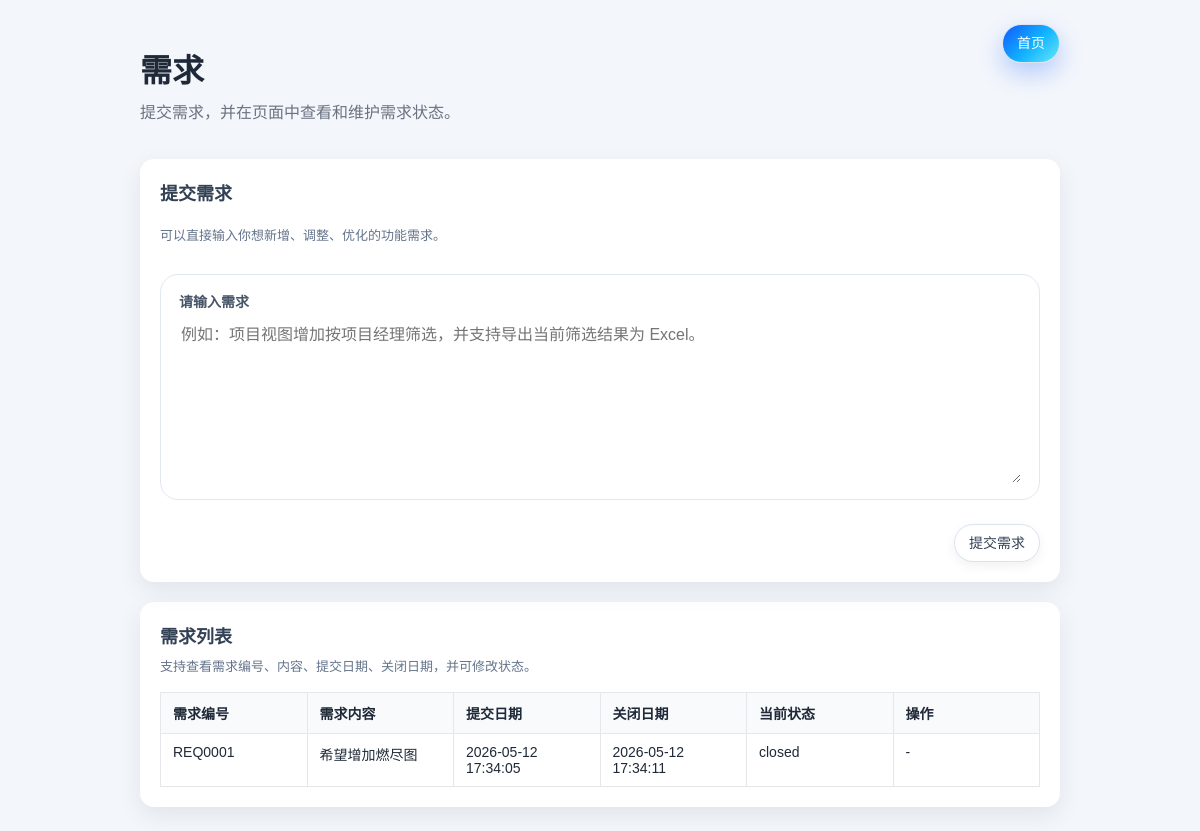
Page /requirements on the committed database.
### tables this page shows
CREATE TABLE requirements (id INTEGER PRIMARY KEY AUTOINCREMENT, requirement_code TEXT, requirement_content TEXT NOT NULL, submit_date TEXT NOT NULL, close_date TEXT, status TEXT NOT NULL DEFAULT 'open', submitter TEXT);

### src/app.py (the view, shortened to what this page needs)
@app.route('/requirements', methods=['GET', 'POST'])
@login_required
def requirements_page():
    denied = require_feature('submit_requirement', '当前账号不能提交需求') if request.method == 'POST' else None
    if denied:
        return denied
    example_text = "示例：项目视图增加按项目经理筛选，并支持导出当前筛选结果为 Excel。"
    with get_conn() as conn:
        rows = conn.execute(
            "SELECT id, requirement_code, requirement_content, submit_date, close_date, status, submitter FROM requirements ORDER BY id DESC"
        ).fetchall()
    requirements = [dict(row) for row in rows]
    return render_template(
        'requirements.html',
        branding=get_branding(),
        example_text=example_text,
        **build_auth_context(),
        requirements=requirements,
    )

### src/app.py (called while the page is built, shortened)
@app.context_processor
def inject_template_helpers():
    return {
        'milestone_image_url': milestone_image_url,
    }

def get_branding():
    home_title = os.getenv("RELEASEPLAN_HOME_TITLE", "作战平台")
    browser_title = os.getenv("RELEASEPLAN_BROWSER_TITLE", "作战平台")
    roadmap_browser_title = os.getenv("RELEASEPLAN_ROADMAP_BROWSER_TITLE", "关键特性视图")
    theme = os.getenv("RELEASEPLAN_THEME", "ios-light")
    return {
        "home_title": home_title,
        "browser_title": browser_title,
        "roadmap_browser_title": roadmap_browser_title,
        "theme": theme,
    }

def default_feature_flags(role):
    role = normalize_permission_role(role)
    if role == 'admin':
        return {key: True for key in FEATURE_KEYS}
    return {
        'view_system': False,
        'manage_permissions': False,
        'manage_backup': False,
        'submit_requirement': True,
        'manage_requirement_status': False,
        'manage_projects': False,
        'manage_features': False,
        'manage_service_resources': False,
        'import_export_data': True,
    }

def normalize_permission_role(role_text):
    role = (role_text or '').strip().lower()
    return 'admin' if role == 'admin' else 'guest'

def oauth_enabled():
    return os.getenv("RELEASEPLAN_OAUTH_ENABLED", "false").lower() == "true"

def local_admin_enabled():
    admin_username = (os.getenv('RELEASEPLAN_LOCAL_ADMIN_USERNAME') or '').strip()
    admin_password = (os.getenv('RELEASEPLAN_LOCAL_ADMIN_PASSWORD') or '').strip()
    guest_username = (os.getenv('RELEASEPLAN_LOCAL_GUEST_USERNAME') or '').strip()
    guest_password = (os.getenv('RELEASEPLAN_LOCAL_GUEST_PASSWORD') or '').strip()
    return bool((admin_username and admin_password) or (guest_username and guest_password))

def auth_mode():
    if oauth_enabled() and local_admin_enabled():
        return 'hybrid'
    if oauth_enabled():
        return 'oauth2'
    if local_admin_enabled():
        return 'local'
    return 'none'

def get_current_user():
    return session.get('oauth_user') or session.get('local_user')

def get_current_user_roles():
    user = get_current_user() or {}
    roles = user.get('roles') or []
    if isinstance(roles, str):
        roles = [roles]
    return [str(role).strip().lower() for role in roles if str(role).strip()]

def get_current_user_features(user=None):
    user = user if user is not None else get_current_user()
    if not isinstance(user, dict):
        return default_feature_flags('guest')

### templates/requirements.html (shortened to what this page needs)
<!doctype html>
<html lang="zh-CN">
<head>
  <link rel="stylesheet" href="{{ url_for('static', filename='style.css') }}">
</head>
<body class="theme-{{ branding.theme }}">
  <div class="page settings-page">
    <header class="toolbar">
      <div>
        <h1>需求</h1>
        <p>提交需求，并在页面中查看和维护需求状态。</p>
      </div>
      <div class="toolbar-actions">
        <a class="button home-button" href="{{ url_for('index') }}">首页</a>
      </div>
    </header>
    {% if user_features.submit_requirement %}
    <form method="post" class="card settings-card ios-settings-form">
      <section class="settings-group">
        <div class="settings-section-title">提交需求</div>
        <div class="settings-section-desc">可以直接输入你想新增、调整、优化的功能需求。</div>
        <label class="ios-field">
          <span class="ios-field-label">请输入需求</span>
          <textarea name="requirement_text" rows="8" placeholder="例如：项目视图增加按项目经理筛选，并支持导出当前筛选结果为 Excel。"></textarea>
        </label>
      </section>
      <div class="toolbar-actions settings-actions">
        <button type="submit" class="button">提交需求</button>
      </div>
    </form>
    {% endif %}
    <div class="card settings-card requirement-table-card">
      <div class="settings-section-title">需求列表</div>
      <div class="settings-section-desc">支持查看需求编号、内容、提交日期、关闭日期，并可修改状态。</div>
      <div class="table-wrap">
        <table class="data-table">
          <thead>
            <tr>
              <th>需求编号</th>
              <th>需求内容</th>
              <th>提交日期</th>
              <th>关闭日期</th>
              <th>当前状态</th>
              <th>操作</th>
            </tr>
          </thead>
          <tbody>
            {% for item in requirements %}
            <tr>
              <td>{{ item.requirement_code or ('REQ%04d' % item.id) }}</td>
              <td>{{ item.requirement_content }}</td>
              <td>{{ item.submit_date }}</td>
              <td>{{ item.close_date or '' }}</td>
              <td>{{ item.status }}</td>
              <td>
                {% if user_features.manage_requirement_status %}
                <form method="post" action="{{ url_for('requirement_status_update', requirement_id=item.id) }}" class="inline-status-form">
                  <select name="status">
                    <option value="open" {% if item.status == 'open' %}selected{% endif %}>open</option>
                    <option value="closed" {% if item.status == 'closed' %}selected{% endif %}>closed</option>
                  </select>
                  <button class="button secondary small" type="submit">保存</button>
                </form>
                {% else %}
                -
                {% endif %}
              </td>
            </tr>
            {% else %}
            <tr>
              <td colspan="6">当前还没有需求记录。</td>
            </tr>
            {% endfor %}
          </tbody>
        </table>
      </div>
    </div>
  </div>
</body>
</html>

### static/style.css (style rules this page uses)
body { margin: 0; font-family: Arial, "PingFang SC", "Microsoft YaHei", sans-serif; background: #f3f6fb; color: #1f2937; }
.page { max-width: 1500px; margin: 0 auto; padding: 24px; }
header h1 { margin-bottom: 8px; }
header p { margin-top: 0; color: #6b7280; }
.card { background: #fff; border-radius: 16px; box-shadow: 0 8px 24px rgba(15, 23, 42, 0.08); }
.toolbar { display: flex; justify-content: space-between; gap: 16px; align-items: flex-start; margin-bottom: 20px; }
.toolbar-actions { display: flex; gap: 12px; align-items: center; flex-wrap: wrap; overflow: visible; }
.button { display: inline-flex; align-items: center; justify-content: center; padding: 10px 14px; border-radius: 999px; background: #ffffff; color: #334155; text-decoration: none; border: 1px solid #dbe3ee; cursor: pointer; font-size: 14px; font-family: inherit; line-height: 1.2; box-shadow: 0 4px 12px rgba(15, 23, 42, 0.06); }
.button.home-button { background: linear-gradient(135deg, #0f59ff 0%, #12b5ff 55%, #67e8f9 100%); color: #ffffff; box-shadow: 0 10px 24px rgba(15, 89, 255, 0.28); }
.settings-page { max-width: 920px; }
.settings-card { padding: 20px; }
.settings-section-title { font-size: 18px; font-weight: 700; color: #334155; margin: 0 0 8px; }
.settings-section-desc { font-size: 13px; color: #64748b; margin-bottom: 14px; line-height: 1.7; }
.ios-settings-form { display: flex; flex-direction: column; gap: 18px; border-radius: 24px; box-shadow: 0 18px 48px rgba(15, 23, 42, 0.08); background: rgba(255, 255, 255, 0.75); backdrop-filter: blur(18px); }
.settings-group { display: flex; flex-direction: column; gap: 12px; }
.ios-field { display: flex; flex-direction: column; gap: 8px; padding: 16px 18px; background: rgba(255, 255, 255, 0.92); border: 1px solid #e2e8f0; border-radius: 18px; box-shadow: inset 0 1px 0 rgba(255, 255, 255, 0.6); }
.ios-field-label { font-size: 14px; font-weight: 700; color: #475569; }
.ios-field input, .ios-field select, .ios-field textarea { border: 0; outline: none; background: transparent; font-size: 16px; color: #0f172a; font-family: inherit; }
.ios-field textarea { resize: vertical; min-height: 160px; }
.requirement-table-card { margin-top: 20px; }
.settings-actions { margin-top: 6px; justify-content: flex-end; }
.card { background: #fff; border-radius: 14px; padding: 20px; box-shadow: 0 8px 24px rgba(15, 23, 42, 0.08); }
.table-wrap { overflow-x: auto; overflow-y: visible; }
.data-table { width: 100%; border-collapse: collapse; table-layout: fixed; }
.data-table th, .data-table td { border: 1px solid #e5e7eb; padding: 10px 12px; text-align: left; vertical-align: top; font-size: 14px; word-break: break-word; }
.data-table th { background: #f8fafc; position: relative; }

### rows in the picture
requirements: requirement_code "REQ0001", requirement_content "希望增加燃尽图", submit_date "2026-05-12 17:34:05", close_date "2026-05-12 17:34:11", status "closed"
